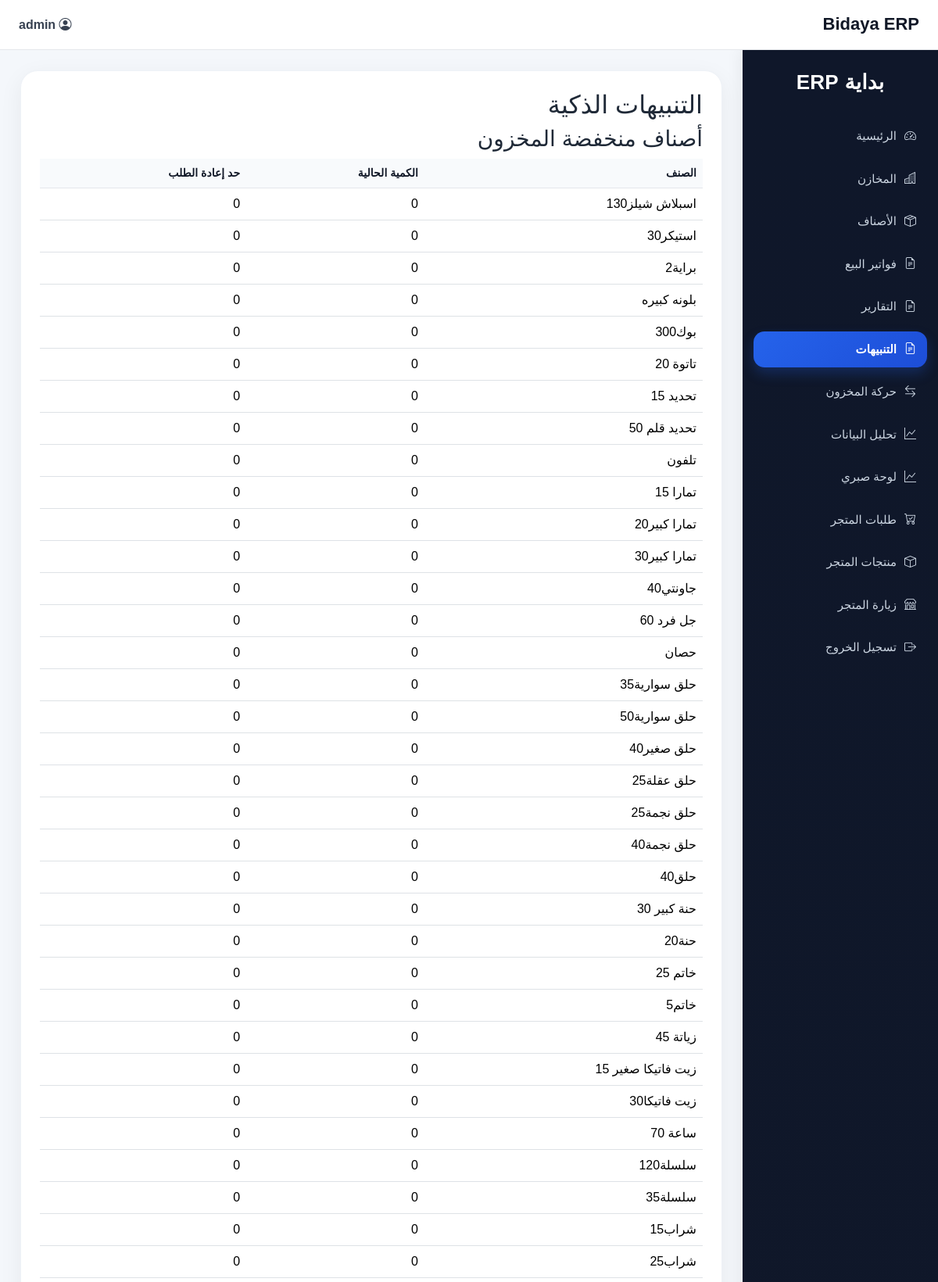
Screenshot of /alerts (signed in, upper part) with the database file from the repository.
### app/models.py (models this page shows)
class User(db.Model, UserMixin):
    id = db.Column(db.Integer, primary_key=True)
    username = db.Column(db.String(50), unique=True, nullable=False)
    email = db.Column(db.String(120), unique=True, nullable=False)
    password = db.Column(db.String(255), nullable=False)
    role = db.Column(db.String(20), default="operator")
    created_at = db.Column(db.DateTime, default=datetime.utcnow)

class Item(db.Model):
    id = db.Column(db.Integer, primary_key=True)
    item_code = db.Column(db.String(50), nullable=False)
    name = db.Column(db.String(100), nullable=False)
    description = db.Column(db.Text)
    purchase_price = db.Column(db.Float, default=0)
    sale_price = db.Column(db.Float, default=0)
    unit_profit = db.Column(db.Float, default=0)
    quantity = db.Column(db.Integer, default=0)
    reorder_level = db.Column(db.Integer, default=0)
    notes = db.Column(db.Text)
    warehouse_id = db.Column(db.Integer, db.ForeignKey("warehouse.id"), nullable=False)

### app/routes.py (the view)
    @app.route("/alerts")
    @login_required
    @role_required("owner")
    def alerts_page():
        if getattr(current_user, "role", "") != "owner":
            flash("ليس لديك صلاحية الوصول لهذه الصفحة", "danger")
            return redirect(url_for("dashboard"))
        low_stock_items = Item.query.filter(Item.quantity <= Item.reorder_level).order_by(Item.quantity.asc()).all()
        stagnant_products_raw = (
            db.session.query(Item)
            .outerjoin(SalesInvoiceItem, SalesInvoiceItem.item_id == Item.id)
            .group_by(Item.id)
            .having(func.count(SalesInvoiceItem.id) == 0)
            .all()
        )
        alerts = {
            "low_stock": low_stock_items,
            "stagnant": stagnant_products_raw
        }
        return render_template("alerts.html", alerts=alerts)

### app/models.py (called while the page is built)
@login_manager.user_loader
def load_user(user_id):
    return User.query.get(int(user_id))

### app/templates/alerts.html (shortened to what this page needs)
{% extends "layout.html" %}
{% block content %}
<div class="page-card">
    <div class="page-head">
        <h2>التنبيهات الذكية</h2>
    </div>
    <div class="analytics-row two-cols">
        <div class="analytics-box">
            <h3>أصناف منخفضة المخزون</h3>
            <table class="table">
                <thead>
                    <tr>
                        <th>الصنف</th>
                        <th>الكمية الحالية</th>
                        <th>حد إعادة الطلب</th>
                    </tr>
                </thead>
                <tbody>
                    {% for item in alerts.low_stock %}
                    <tr>
                        <td>{{ item.name }}</td>
                        <td>{{ item.quantity }}</td>
                        <td>{{ item.reorder_level }}</td>
                    </tr>
                    {% else %}
                    <tr>
                        <td colspan="3">لا توجد تنبيهات مخزون</td>
                    </tr>
                    {% endfor %}
                </tbody>
            </table>
        </div>
    </div>
</div>
{% endblock %}

### app/templates/layout.html (shortened to what this page needs)
<!DOCTYPE html>
<html lang="ar" dir="rtl">
<head>
    <link href="https://cdn.jsdelivr.net/npm/bootstrap@5.3.3/dist/css/bootstrap.rtl.min.css" rel="stylesheet">
    <link href="https://cdn.jsdelivr.net/npm/bootstrap-icons@1.11.3/font/bootstrap-icons.css" rel="stylesheet">
</head>
<body>
    {% if current_user.is_authenticated %}
    <div class="topbar">
        <h1 class="topbar-title">Bidaya ERP</h1>
        <div class="user-box">
            <span><i class="bi bi-person-circle"></i> {{ current_user.username }}</span>
        </div>
    </div>
    <aside class="sidebar">
        <div class="brand">بداية ERP</div>
        <nav class="nav flex-column">
            <a class="nav-link {% if request.endpoint == 'dashboard' %}active{% endif %}"
                href="{{ url_for('dashboard') }}">
                <i class="bi bi-speedometer2"></i><span>الرئيسية</span>
            </a>
            <a class="nav-link {% if request.endpoint == 'warehouses' %}active{% endif %}"
                href="{{ url_for('warehouses') }}">
                <i class="bi bi-buildings"></i><span>المخازن</span>
            </a>
            <a class="nav-link {% if request.endpoint == 'items' %}active{% endif %}" href="{{ url_for('items') }}">
                <i class="bi bi-box-seam"></i><span>الأصناف</span>
            </a>
            <a class="nav-link {% if request.endpoint == 'invoices' %}active{% endif %}"
                href="{{ url_for('invoices') }}">
                <i class="bi bi-file-earmark-text"></i><span>فواتير البيع</span>
            </a>
            <a class="nav-link {% if request.endpoint == 'reports' %}active{% endif %}" href="{{ url_for('reports') }}">
                <i class="bi bi-file-earmark-text"></i><span>التقارير</span>
            </a>
            <a class="nav-link {% if request.endpoint == 'alerts_page' %}active{% endif %}"
                href="{{ url_for('alerts_page') }}">
                <i class="bi bi-file-earmark-text"></i><span>التنبيهات</span>
            </a>
            <a class="nav-link {% if request.endpoint == 'movement' %}active{% endif %}"
                href="{{ url_for('movement') }}">
                <i class="bi bi-arrow-left-right"></i><span>حركة المخزون</span>
            </a>
            <a class="nav-link {% if request.endpoint == 'analytics' %}active{% endif %}"
                href="{{ url_for('analytics') }}">
                <i class="bi bi-graph-up"></i><span>تحليل البيانات</span>
            </a>
            <a class="nav-link {% if request.endpoint == 'owner_kpi' %}active{% endif %}"
                href="{{ url_for('owner_kpi') }}">
                <i class="bi bi-graph-up"></i><span>لوحة صبري</span>
            </a>
            <a class="nav-link {% if request.endpoint == 'orders' or request.endpoint == 'admin_orders' %}active{% endif %}"
                href="{{ url_for('orders') }}">
                <i class="bi bi-cart-check"></i><span>طلبات المتجر</span>
            </a>
            <a class="nav-link {% if request.endpoint == 'admin_products' %}active{% endif %}"
                href="{{ url_for('admin_products') }}">
                <i class="bi bi-box"></i><span>منتجات المتجر</span>
            </a>
            <a class="nav-link" href="{{ url_for('shop_home') }}" target="_blank">
                <i class="bi bi-shop"></i><span>زيارة المتجر</span>
            </a>
            <a class="nav-link" href="{{ url_for('logout') }}">
                <i class="bi bi-box-arrow-right"></i><span>تسجيل الخروج</span>
            </a>
        </nav>
    </aside>
    {% endif %}
    <main class="{% if current_user.is_authenticated %}main-content{% else %}public-content{% endif %}">
        <div class="{% if current_user.is_authenticated %}content-card{% else %}container{% endif %}">
            {% block content %}{% endblock %}
        </div>
    </main>
</body>
</html>

### app/templates/layout.html (style rules this page uses)
body { background: #f4f7fb; font-family: Tahoma, Arial, sans-serif; color: #1f2937; }
.topbar { height: 64px; background: #ffffff; border-bottom: 1px solid #e5e7eb; display: flex; align-items: center; justify-content: space-between; padding: 0 24px; position: fixed; top: 0; right: 0; left: 0; z-index: 1030; }
.topbar-title { font-size: 22px; font-weight: 800; margin: 0; color: #111827; }
.user-box { display: flex; align-items: center; gap: 10px; font-weight: 600; color: #374151; }
.sidebar { width: 250px; background: linear-gradient(180deg, #0f172a 0%, #111827 100%); color: #fff; position: fixed; top: 64px; right: 0; bottom: 0; padding: 22px 14px; overflow-y: auto; box-shadow: -4px 0 18px rgba(0, 0, 0, 0.06); }
.brand { font-size: 26px; font-weight: 800; color: #fff; margin-bottom: 26px; text-align: center; letter-spacing: 0.3px; }
.sidebar .nav-link { color: #cbd5e1; border-radius: 14px; padding: 12px 14px; margin-bottom: 8px; font-size: 15px; display: flex; align-items: center; gap: 10px; transition: all 0.2s ease; }
.sidebar .nav-link.active { background: linear-gradient(135deg, #2563eb, #1d4ed8); color: #fff; font-weight: 700; box-shadow: 0 8px 16px rgba(37, 99, 235, 0.25); }
.main-content { margin-top: 64px; margin-right: 250px; padding: 26px; }
.content-card { background: #fff; border-radius: 22px; padding: 24px; box-shadow: 0 8px 30px rgba(15, 23, 42, 0.06); border: 1px solid #eef2f7; }
.table { margin-bottom: 0; vertical-align: middle; }
.table thead th { background: #f8fafc; color: #111827; font-size: 14px; font-weight: 800; border-bottom: 1px solid #e5e7eb; }

### rows the page displays
User: username "admin"
Item: name "اسبلاش شيلز130", quantity "0", reorder_level "0"
Item: name "استيكر30", quantity "0", reorder_level "0"
Item: name "براية2", quantity "0", reorder_level "0"
Item: name "بلونه كبيره", quantity "0", reorder_level "0"
Item: name "بوك300", quantity "0", reorder_level "0"
Item: name "تاتوة 20", quantity "0", reorder_level "0"
Item: name "تحديد 15", quantity "0", reorder_level "0"
Item: name "تحديد قلم 50", quantity "0", reorder_level "0"
Item: name "تلفون", quantity "0", reorder_level "0"
Item: name "تمارا 15", quantity "0", reorder_level "0"
Item: name "تمارا كبير20", quantity "0", reorder_level "0"
Item: name "تمارا كبير30", quantity "0", reorder_level "0"
Item: name "جاونتي40", quantity "0", reorder_level "0"
Item: name "جل فرد 60", quantity "0", reorder_level "0"
Item: name "حصان", quantity "0", reorder_level "0"
Item: name "حلق سوارية35", quantity "0", reorder_level "0"
Item: name "حلق سوارية50", quantity "0", reorder_level "0"
Item: name "حلق صغير40", quantity "0", reorder_level "0"
Item: name "حلق عقلة25", quantity "0", reorder_level "0"
Item: name "حلق نجمة25", quantity "0", reorder_level "0"
Item: name "حلق نجمة40", quantity "0", reorder_level "0"
Item: name "حلق40", quantity "0", reorder_level "0"
Item: name "حنة كبير 30", quantity "0", reorder_level "0"
Item: name "حنة20", quantity "0", reorder_level "0"
Item: name "خاتم 25", quantity "0", reorder_level "0"
Item: name "خاتم5", quantity "0", reorder_level "0"
Item: name "زياتة 45", quantity "0", reorder_level "0"
Item: name "زيت فاتيكا صغير 15", quantity "0", reorder_level "0"
Item: name "زيت فاتيكا30", quantity "0", reorder_level "0"
Item: name "ساعة 70", quantity "0", reorder_level "0"
Item: name "سلسلة120", quantity "0", reorder_level "0"
Item: name "سلسلة35", quantity "0", reorder_level "0"
Item: name "شراب15", quantity "0", reorder_level "0"
Item: name "شراب25", quantity "0", reorder_level "0"
